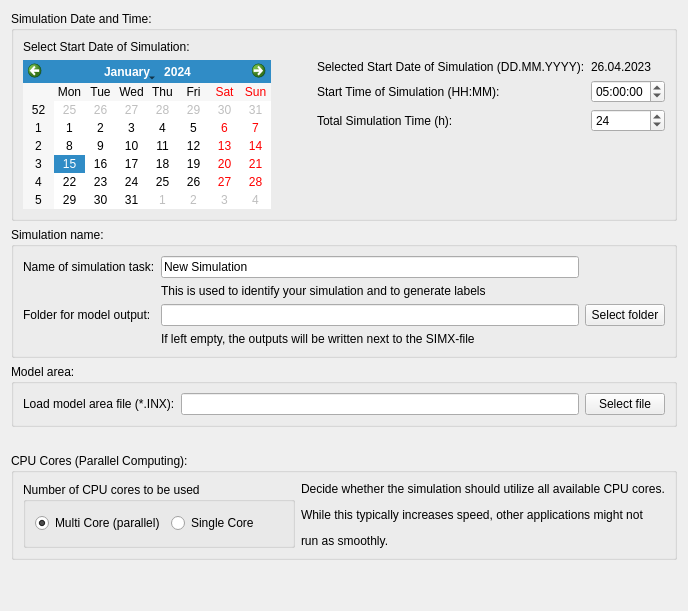
             <widget class="QWidget" name="tab_GeneralSettings">
              <property name="enabled">
               <bool>true</bool>
              </property>
              <attribute name="title">
               <string>General Settings</string>
              </attribute>
              <layout class="QGridLayout" name="gridLayout_74">
               <item row="2" column="0">
                <widget class="QGroupBox" name="gb_modelArea">
                 <property name="title">
                  <string>Model area:</string>
                 </property>
                 <layout class="QGridLayout" name="gridLayout_115">
                  <item row="2" column="0">
                   <widget class="QLabel" name="lb_inxForSim">
                    <property name="text">
                     <string>Load model area file (*.INX):</string>
                    </property>
                   </widget>
                  </item>
                  <item row="2" column="1">
                   <widget class="QLineEdit" name="le_inxForSim"/>
                  </item>
                  <item row="2" column="2">
                   <widget class="QPushButton" name="bt_inxForSim">
                    <property name="text">
                     <string>Select file</string>
                    </property>
                   </widget>
                  </item>
                 </layout>
                </widget>
               </item>
               <item row="1" column="0">
                <widget class="QGroupBox" name="gb_simName">
                 <property name="title">
                  <string>Simulation name:</string>
                 </property>
                 <layout class="QGridLayout" name="gridLayout_21">
                  <item row="0" column="0">
                   <widget class="QLabel" name="lb_fullSimName">
                    <property name="text">
                     <string>Name of simulation task:</string>
                    </property>
                   </widget>
                  </item>
                  <item row="2" column="0">
                   <widget class="QLabel" name="lb_outputFolderSim">
                    <property name="text">
                     <string>Folder for model output:</string>
                    </property>
                   </widget>
                  </item>
                  <item row="2" column="1">
                   <widget class="QLineEdit" name="le_outputFolderSim"/>
                  </item>
                  <item row="1" column="1" colspan="2">
                   <widget class="QLabel" name="lb_fullSimName_expl">
                    <property name="text">
                     <string>This is used to identify your simulation and to generate labels</string>
                    </property>
                   </widget>
                  </item>
                  <item row="0" column="1">
                   <widget class="QLineEdit" name="le_fullSimName">
                    <property name="inputMask">
                     <string/>
                    </property>
                    <property name="text">
                     <string>New Simulation</string>
                    </property>
                   </widget>
                  </item>
                  <item row="3" column="1" colspan="2">
                   <widget class="QLabel" name="lb_outputFolderSim_expl">
                    <property name="text">
                     <string>If left empty, the outputs will be written next to the SIMX-file</string>
                    </property>
                   </widget>
                  </item>
                  <item row="2" column="2">
                   <widget class="QPushButton" name="bt_outputFolderSim">
                    <property name="text">
                     <string>Select folder</string>
                    </property>
                   </widget>
                  </item>
                 </layout>
                </widget>
               </item>
               <item row="4" column="0">
                <widget class="QGroupBox" name="gb_cpu">
                 <property name="title">
                  <string>CPU Cores (Parallel Computing):</string>
                 </property>
                 <layout class="QGridLayout" name="gridLayout_22">
                  <item row="0" column="0">
                   <widget class="QGroupBox" name="gb_rbCores">
                    <property name="title">
                     <string>Number of CPU cores to be used</string>
                    </property>
                    <layout class="QGridLayout" name="gridLayout_75">
                     <item row="0" column="0">
                      <widget class="QRadioButton" name="rb_multiCore">
                       <property name="text">
                        <string>Multi Core (parallel)</string>
                       </property>
                       <property name="checked">
                        <bool>true</bool>
                       </property>
                      </widget>
                     </item>
                     <item row="0" column="1">
                      <widget class="QRadioButton" name="rb_singleCore">
                       <property name="text">
                        <string>Single Core</string>
                       </property>
                      </widget>
                     </item>
                    </layout>
                   </widget>
                  </item>
                  <item row="0" column="1">
                   <widget class="QLabel" name="lb_CPU_expl">
                    <property name="text">
                     <string>&lt;html&gt;&lt;head/&gt;&lt;body&gt;&lt;p&gt;Decide whether the simulation should utilize all available CPU cores.&lt;/p&gt;&lt;p&gt;While this typically increases speed, other applications might not &lt;/p&gt;&lt;p&gt;run as smoothly.&lt;/p&gt;&lt;/body&gt;&lt;/html&gt;</string>
                    </property>
                   </widget>
                  </item>
                 </layout>
                </widget>
               </item>
               <item row="0" column="0">
                <widget class="QGroupBox" name="gb_simDateTime">
                 <property name="title">
                  <string>Simulation Date and Time:</string>
                 </property>
                 <layout class="QGridLayout" name="gridLayout_76">
                  <item row="2" column="3">
                   <widget class="QTimeEdit" name="te_startTimeSim">
                    <property name="sizePolicy">
                     <sizepolicy hsizetype="Expanding" vsizetype="Fixed">
                      <horstretch>0</horstretch>
                      <verstretch>0</verstretch>
                     </sizepolicy>
                    </property>
                    <property name="dateTime">
                     <datetime>
                      <hour>5</hour>
                      <minute>0</minute>
                      <second>0</second>
                      <year>2000</year>
                      <month>1</month>
                      <day>1</day>
                     </datetime>
                    </property>
                   </widget>
                  </item>
                  <item row="1" column="0" rowspan="8">
                   <widget class="QCalendarWidget" name="calendar_startDateSim">
                    <property name="font">
                     <font>
                      <weight>50</weight>
                      <italic>false</italic>
                      <bold>false</bold>
                      <strikeout>false</strikeout>
                      <kerning>true</kerning>
                     </font>
                    </property>
                    <property name="locale">
                     <locale language="English" country="Germany"/>
                    </property>
                    <property name="horizontalHeaderFormat">
                     <enum>QCalendarWidget::ShortDayNames</enum>
                    </property>
                   </widget>
                  </item>
                  <item row="6" column="1">
                   <spacer name="horizontalSpacer_4">
                    <property name="orientation">
                     <enum>Qt::Horizontal</enum>
                    </property>
                    <property name="sizeHint" stdset="0">
                     <size>
                      <width>40</width>
                      <height>20</height>
                     </size>
                    </property>
                   </spacer>
                  </item>
                  <item row="2" column="2">
                   <widget class="QLabel" name="lb_startTimeSim">
                    <property name="text">
                     <string>Start Time of Simulation (HH:MM):</string>
                    </property>
                   </widget>
                  </item>
                  <item row="0" column="0">
                   <widget class="QLabel" name="lb_calendar">
                    <property name="text">
                     <string>Select Start Date of Simulation:</string>
                    </property>
                   </widget>
                  </item>
                  <item row="1" column="2">
                   <widget class="QLabel" name="lb_dateSim">
                    <property name="text">
                     <string>Selected Start Date of Simulation (DD.MM.YYYY):</string>
                    </property>
                   </widget>
                  </item>
                  <item row="1" column="3">
                   <widget class="QLabel" name="lb_selectedDateSim">
                    <property name="text">
                     <string>26.04.2023</string>
                    </property>
                   </widget>
                  </item>
                  <item row="3" column="2">
                   <widget class="QLabel" name="lb_simDuration">
                    <property name="text">
                     <string>Total Simulation Time (h):</string>
                    </property>
                   </widget>
                  </item>
                  <item row="3" column="3">
                   <widget class="QSpinBox" name="sb_simDur">
                    <property name="maximum">
                     <number>100000</number>
                    </property>
                    <property name="value">
                     <number>24</number>
                    </property>
                   </widget>
                  </item>
                 </layout>
                </widget>
               </item>
               <item row="3" column="0">
                <spacer name="horizontalSpacer_24">
                 <property name="orientation">
                  <enum>Qt::Horizontal</enum>
                 </property>
                 <property name="sizeHint" stdset="0">
                  <size>
                   <width>40</width>
                   <height>20</height>
                  </size>
                 </property>
                </spacer>
               </item>
               <item row="5" column="0">
                <spacer name="verticalSpacer_18">
                 <property name="orientation">
                  <enum>Qt::Vertical</enum>
                 </property>
                 <property name="sizeHint" stdset="0">
                  <size>
                   <width>20</width>
                   <height>40</height>
                  </size>
                 </property>
                </spacer>
               </item>
              </layout>
             </widget>
